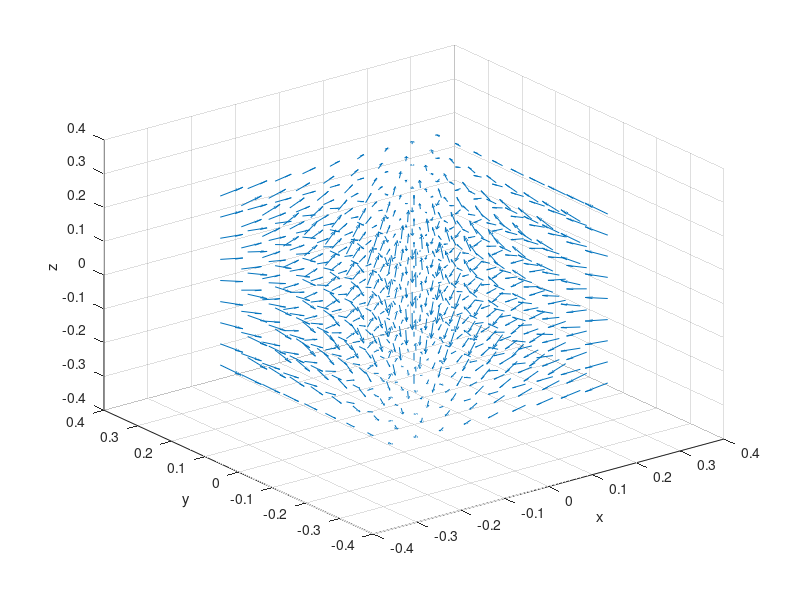

Recreate this plot in MATLAB.
function generate_singularity3d_hyperbolic_critical_points()


% Sink in 3D
[X, Y, Z] = meshgrid(-0.25:2^-4:0.25);
U = -X;
V = -Y;
W = -Z;
quiver3(X, Y, Z, U, V, W)

plot3([-1 1], [0 0], [0 0], 'r')
plot3([0 0], [-1 1], [0 0], 'g')
plot3([0 0], [0 0], [-1 1], 'b')

xlim([-0.25 0.25])
ylim([-0.25 0.25])
zlim([-0.25 0.25])

xlabel('x [mm]')
ylabel('y [mm]')
zlabel('z [mm]')


% box
plot3([-0.25 -0.25], [-0.25 -0.25], [-0.25 0.25], 'k--')
plot3([-0.25 0.25], [-0.25 -0.25], [0.25 0.25], 'k--')
plot3([-0.25 -0.25], [-0.25 0.25], [0.25 0.25], 'k--')

% Source
U = X;
V = Y;
W = Z;

% Saddle-source (2-out, 1-in)
TH = atan2(Y, X);
R = sqrt(X.^2+Y.^2);
U = R.* cos(TH);
V = R.* sin(TH);
W = -Z;

% Saddle-sink (1-out, 2-in)
TH = atan2(Y, X);
R = sqrt(X.^2+Y.^2);
U = -R.* cos(TH);
V = -R.* sin(TH);
W = Z;
unorm = sqrt(U.^2+V.^2+W.^2);


quiver3(X, Y, Z, U, V, W)
xlabel('x')
ylabel('y')
zlabel('z')

end